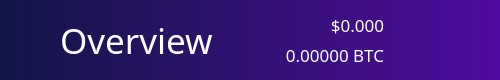
          <widget class="QFrame" name="NavBar">
           <property name="sizePolicy">
            <sizepolicy hsizetype="Preferred" vsizetype="Preferred">
             <horstretch>0</horstretch>
             <verstretch>0</verstretch>
            </sizepolicy>
           </property>
           <property name="minimumSize">
            <size>
             <width>500</width>
             <height>80</height>
            </size>
           </property>
           <property name="maximumSize">
            <size>
             <width>16777215</width>
             <height>80</height>
            </size>
           </property>
           <property name="layoutDirection">
            <enum>Qt::LeftToRight</enum>
           </property>
           <property name="autoFillBackground">
            <bool>false</bool>
           </property>
           <property name="styleSheet">
            <string notr="true">background: QLinearGradient(x1: 0, y1: 0, x2: 1, y2: 0, stop: 0 #121646, stop: 1 #510c9f);
border:0;
</string>
           </property>
           <property name="frameShape">
            <enum>QFrame::StyledPanel</enum>
           </property>
           <property name="frameShadow">
            <enum>QFrame::Raised</enum>
           </property>
           <layout class="QHBoxLayout" name="horizontalLayout_3">
            <property name="spacing">
             <number>-1</number>
            </property>
            <property name="leftMargin">
             <number>60</number>
            </property>
            <property name="topMargin">
             <number>0</number>
            </property>
            <property name="rightMargin">
             <number>60</number>
            </property>
            <property name="bottomMargin">
             <number>0</number>
            </property>
            <item>
             <widget class="QLabel" name="label_2">
              <property name="sizePolicy">
               <sizepolicy hsizetype="Preferred" vsizetype="Preferred">
                <horstretch>0</horstretch>
                <verstretch>0</verstretch>
               </sizepolicy>
              </property>
              <property name="font">
               <font>
                <family>ZoinLight</family>
                <pointsize>26</pointsize>
                <weight>50</weight>
                <bold>false</bold>
               </font>
              </property>
              <property name="autoFillBackground">
               <bool>false</bool>
              </property>
              <property name="styleSheet">
               <string notr="true">color:white;
background-color: rgba(255, 255, 255,0);</string>
              </property>
              <property name="text">
               <string>Overview</string>
              </property>
              <property name="indent">
               <number>0</number>
              </property>
              <property name="textInteractionFlags">
               <set>Qt::NoTextInteraction</set>
              </property>
             </widget>
            </item>
            <item>
             <layout class="QVBoxLayout" name="verticalLayout_5">
              <property name="spacing">
               <number>-1</number>
              </property>
              <item>
               <widget class="QLabel" name="priceUSD">
                <property name="font">
                 <font>
                  <family>ZoinMedium</family>
                  <pointsize>13</pointsize>
                  <weight>50</weight>
                  <bold>false</bold>
                  <stylestrategy>PreferDefault</stylestrategy>
                  <kerning>true</kerning>
                 </font>
                </property>
                <property name="styleSheet">
                 <string notr="true">background-color: rgb(0,0,0,0);
color: white;</string>
                </property>
                <property name="text">
                 <string>$0.000</string>
                </property>
                <property name="alignment">
                 <set>Qt::AlignBottom|Qt::AlignRight|Qt::AlignTrailing</set>
                </property>
               </widget>
              </item>
              <item>
               <widget class="QLabel" name="priceBTC">
                <property name="font">
                 <font>
                  <family>ZoinLight</family>
                  <pointsize>13</pointsize>
                  <weight>50</weight>
                  <bold>false</bold>
                 </font>
                </property>
                <property name="styleSheet">
                 <string notr="true">background-color: rgb(0,0,0,0);
color: white;</string>
                </property>
                <property name="text">
                 <string>0.00000 BTC</string>
                </property>
                <property name="alignment">
                 <set>Qt::AlignRight|Qt::AlignTop|Qt::AlignTrailing</set>
                </property>
               </widget>
              </item>
             </layout>
            </item>
            <item>
             <widget class="QPushButton" name="pushButton">
              <property name="minimumSize">
               <size>
                <width>0</width>
                <height>80</height>
               </size>
              </property>
              <property name="maximumSize">
               <size>
                <width>50</width>
                <height>80</height>
               </size>
              </property>
              <property name="styleSheet">
               <string notr="true">background: rgb(0,0,0,0);</string>
              </property>
              <property name="text">
               <string/>
              </property>
              <property name="icon">
               <iconset resource="../bitcoin.qrc">
                <normaloff>:/icons/Exports_45</normaloff>:/icons/Exports_45</iconset>
              </property>
              <property name="iconSize">
               <size>
                <width>70</width>
                <height>70</height>
               </size>
              </property>
             </widget>
            </item>
           </layout>
          </widget>
